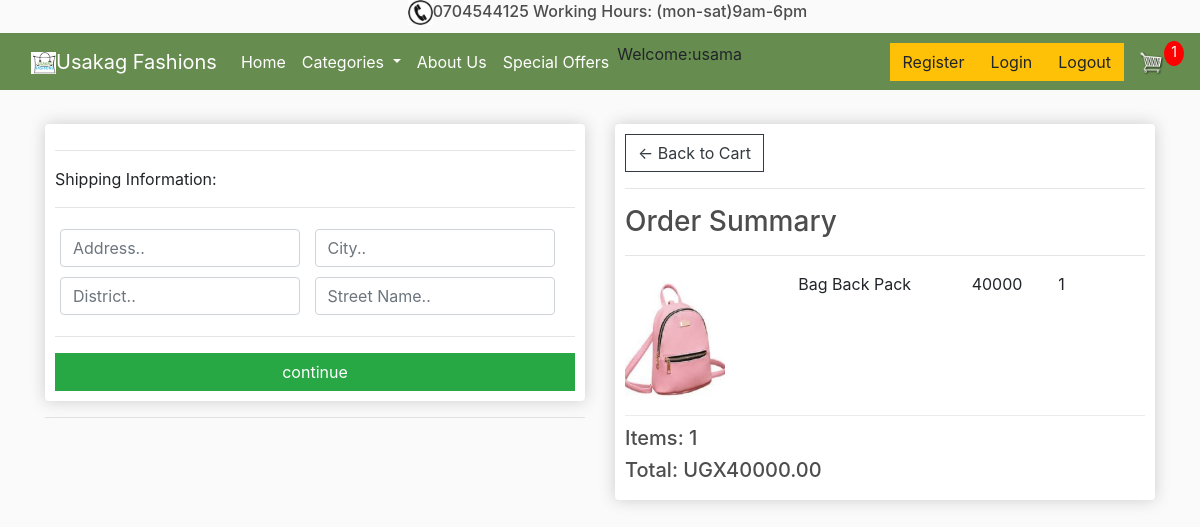
Screenshot of /checkout/ (signed in) with the database file from the repository.
### store/models.py (models this page shows, shortened)
class OrderItem(models.Model):
    product = models.ForeignKey(Product, on_delete=models.SET_NULL, blank=True, null=True)
    order = models.ForeignKey(Order, on_delete=models.SET_NULL, blank=True, null=True)
    quantity = models.IntegerField(default=0, blank=True, null=True)
    date_added = models.DateTimeField(auto_now_add=True)
    @property
    def get_total(self):
        total = self.product.price * self.quantity
        return total

class Product(models.Model):
    name = models.CharField(max_length=200, null=True)
    price_0 = models.DecimalField(max_digits=10, decimal_places=0, null=True)
    price = models.DecimalField(max_digits=10, decimal_places=0)
    digital = models.BooleanField(default=False, null=True, blank=False)
    image = models.ImageField(upload_to='images', null=True, blank=True)
    STATUS_TYPE_CHOICES=[
        ('BAGS','BAGS'),
        ('MEN','MEN'),
        ('SCARVES','SCARVES'),
        ('WOMEN','WOMEN')
    ]
    status = models.CharField(max_length=100,choices=STATUS_TYPE_CHOICES)
    STATUS_TYPE_CHOICES=[
        ('YES','YES'),
        ('NO','NO'),
    ]
    special_offers = models.CharField(max_length=100,choices=STATUS_TYPE_CHOICES)
    STATUS_TYPE_CHOICES=[
        ('M','M'),
        ('S','S'),
        ('L','L'),
        ('XL','XL'),
        ('XXL','XXL'),
        ('XXXL','XXXL'),
    ]
    size = models.CharField(max_length=100,choices=STATUS_TYPE_CHOICES)
    STATUS_TYPE_CHOICES=[
        ('NEW','NEW'),
        ('SECOND HAND','SECOND HAND'),
    ]
    item_status = models.CharField(max_length=100,choices=STATUS_TYPE_CHOICES)
    @property
    def imageURL(self):
        try:
            url = self.image.url
        except:
            url = ''
        return url

class Order(models.Model):
    customer = models.ForeignKey(Customer, on_delete=models.SET_NULL, blank=True, null=True)
    date_ordered = models.DateTimeField(auto_now_add=True)
    complete = models.BooleanField(default=False, null=True,blank=False)
    transaction_id = models.CharField(max_length=200, null=True)
    @property
    def shipping(self):
        shipping = False
        orderitems = self.orderitem_set.all()
        for i in orderitems:
            if i.product.digital == False:
                shipping = True
        return shipping
    @property
    def get_cart_total(self):
        orderitems = self.orderitem_set.all()
        total = sum([item.get_total for item in orderitems])
        return total
    @property
    def get_cart_items(self):
        orderitems = self.orderitem_set.all()
        total = sum([item.quantity for item in orderitems])
        return total

### store/views.py (the view)
# urls.py: path('checkout/', views.checkout, name="checkout"),
def checkout(request):
    data= cartData(request)
    cartItems = data['cartItems']
    order = data['order']
    items = data['items']
    context={'items':items, 'order':order, 'cartItems':cartItems}
    return render(request, 'store/checkout.html', context)

### store/utils.py (called while the page is built)
def cartData(request):
    if request.user.is_authenticated:
        customer = request.user.customer
        order, created = Order.objects.get_or_create(customer=customer,complete=False)
        items = order.orderitem_set.all()
        cartItems = order.get_cart_items
    else:
        cookieData = cookieCart(request)
        cartItems = cookieData['cartItems']
        order = cookieData['order']
        items = cookieData['items']
    return{'cartItems':cartItems, 'order':order, 'items':items}

### store/templates/store/checkout.html (shortened to what this page needs)
{% extends 'store/main.html' %}
{% load static %}
{% block content %}
<div class="row">
	<div class="col-lg-6">
		<div class="box-element" id="form-wrapper">
               <form id="form">
                    <div id="shipping-info">
                         <hr>
					<p>Shipping Information:</p>
					<hr>
					<div class="form-field">
						<input class="form-control" type="text" name="address" placeholder="Address..">
					</div>
					<div class="form-field">
						<input class="form-control" type="text" name="city" placeholder="City..">
					</div>
					<div class="form-field">
						<input class="form-control" type="text" name="state" placeholder="District..">
					</div>
					<div class="form-field">
						<input class="form-control" type="text" name="country" placeholder="Street Name..">
					</div>
                    </div>
                    <hr>
                    <input id="form-button" class="btn btn-success btn-block" type="submit" value="continue">
               </form>
		</div>
          <hr>
	</div>
	<div class="col-lg-6">
		<div class="box-element">
               <a  class="btn btn-outline-dark" href="{% url 'cart' %}">&#x2190; Back to Cart</a>
	          <hr>
	          <h3>Order Summary</h3>
	          <hr>
			  {% for item in items %}
			  <div class="cart-row">
		         <div style="flex:2"><img class="row-image" src="{{item.product.imageURL}}"></div>
		         <div style="flex:2"><p>{{item.product.name}}</p></div>
		         <div style="flex:1"><p>{{item.product.price}}</p></div>
		         <div style="flex:1"><p>{{item.quantity}}</p></div>
	          </div>
			  {% endfor %}
	          <h5>Items:   {{order.get_cart_items}}</h5>
	          <h5>Total:   UGX{{order.get_cart_total|floatformat:2}}</h5>
		</div>
	</div>
</div>
{% endblock content %}

### store/templates/store/main.html (shortened to what this page needs)
<!DOCTYPE html>
{% load static %}
<html>
<head>
     <link rel="stylesheet" href="https://stackpath.bootstrapcdn.com/bootstrap/4.4.1/css/bootstrap.min.css">
    <link rel="stylesheet" type="text/css" href="{% static 'css/main.css' %}">
    <link rel="stylesheet" type="text/css" href="{% static 'css/style.css' %}">
</head>
<body>
  <div class="text-center">
    <h6><a href="#"><img id="logo-icon" src="{% static 'images/phone.png' %}" alt=" " /></a>0704544125  Working Hours: (mon-sat)9am-6pm</h6>
  </div>
    <nav class="navbar navbar-expand-lg navbar-dark bg-dark">
        <a class="navbar-brand" href="{% url 'store' %}"><img id="logo-icon" src="{% static 'images/capture1.png' %}" alt=" " />Usakag Fashions</a>
        <div class="collapse navbar-collapse" id="navbarSupportedContent">
          <ul class="navbar-nav mr-auto">
            <li class="nav-item active">
              <a class="nav-link" href="{% url 'store' %}">Home <span class="sr-only">(current)</span></a>
            </li>
            <li class="nav-item active dropdown">
              <a class="nav-link dropdown-toggle" href="{% url 'store' %}" id="navbarDropdown" role="button" data-toggle="dropdown" aria-haspopup="true" aria-expanded="false">
                Categories
              </a>
            </li>
            <li class="nav-item active">
              <a class="nav-link" href="{% url 'about_us' %}">About Us <span class="sr-only">(current)</span></a>
            </li>
            <li class="nav-item active">
              <a class="nav-link" href="{% url 'special_offers' %}">Special Offers <span class="sr-only">(current)</span></a>
            </li>
            <li class="nav-link-active">Welcome:{{request.user.username}}</li>
          </ul>
          <div class="form-inline my-2 my-lg-0">
            <a href="{% url 'store' %}"class="btn btn-warning">Register</a>
            <a href="{% url 'store' %}"class="btn btn-warning">Login</a>
            <a href="{% url 'store' %}"class="btn btn-warning">Logout</a>
            <a href="{% url 'cart' %}">
               <img  id="cart-icon" src="{% static 'images/cart.png' %}">
           </a>
           <p id="cart-total">{{cartItems}}</p>
       </div>
        </div>
      </nav>
     <div class="container">
        <br>
        {% block content %}
        {% endblock content %}
     </div>
</body>
</html>

### static/css/main.css (style rules this page uses)
body { background-color: hsl(0, 0%, 98%); }
h1,h2,h3,h4,h5,h6 { color:hsl(0, 0%, 30%); }
.box-element { box-shadow:hsl(0, 0%, 80%) 0 0 16px; background-color: #fff; border-radius: 4px; padding: 10px; }
.bg-dark { background-color: #678c4f!important; }
#cart-icon { width:25px; display: inline-block; margin-left: 15px; }
#logo-icon { width:25px; display: inline-block; margin-left: 15px; }
#cart-total { display: block; text-align: center; color:#fff; background-color: red; width: 20px; height: 25px; border-radius: 50%; font-size: 14px; }
.col-lg-4, .col-lg-6, .col-lg-8, .col-lg-12 { margin-top: 10px; }
.btn { border-radius: 0; }
.row-image { width: 100px; }
.form-field { width:250px; display: inline-block; padding: 5px; }
.cart-row { display: flex; align-items: flex-stretch; padding-bottom: 10px; margin-bottom: 10px; border-bottom: 1px solid #ececec; }

### rows the page displays
OrderItem: product.imageURL (picture), product.name "Bag Back Pack", product.price "40000", quantity "1"
Order: get_cart_items "1", get_cart_total "40000.00"

### other values shown
{{ request.user.username }} "usama"
{{ cartItems }} "1"
